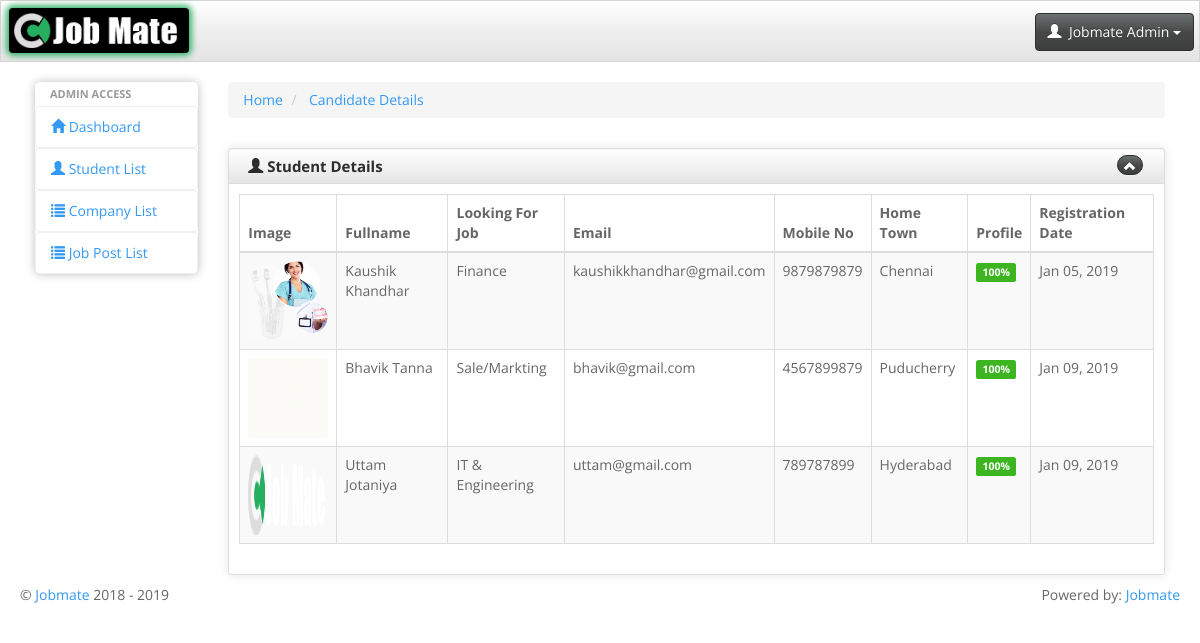
Screenshot of /admin/candidatedetails.php (signed in) with the database file from the repository.
### tables this page shows
CREATE TABLE `registermember` (
  `reid` int(10) NOT NULL,
  `fname` varchar(40) NOT NULL,
  `lname` varchar(40) NOT NULL,
  `email` varchar(40) NOT NULL,
  `password` varchar(150) NOT NULL,
  `mobile` varchar(50) NOT NULL,
  `profilepic` varchar(400) NOT NULL,
  `designation` varchar(40) NOT NULL,
  `companyname` varchar(40) NOT NULL,
  `role` varchar(20) NOT NULL,
  `bdate` varchar(150) NOT NULL,
  `categorie` int(15) NOT NULL,
  `joblocation` varchar(250) NOT NULL,
  `gender` varchar(20) NOT NULL,
  `hometown` varchar(150) NOT NULL,
  `cv` varchar(255) NOT NULL,
  `website` varchar(250) NOT NULL,
  `noofemployee` varchar(150) NOT NULL,
  `cprofile` text NOT NULL,
  `campanylogo` varchar(250) NOT NULL,
  `status` varchar(50) NOT NULL,
  `regidate` timestamp NOT NULL DEFAULT CURRENT_TIMESTAMP
);

CREATE TABLE `categories` (
  `catid` int(11) NOT NULL,
  `catname` varchar(255) NOT NULL
);

### admin/candidatedetails.php (the view, shortened to what this page needs)
<?php
include 'include/connection.php';
?>
<!DOCTYPE html>
<html lang="en">
    <head>
        <?php include 'include/alllink.php'; ?>
    </head>
    <body>
        <?php include 'include/topbar.php'; ?>
        <div class="ch-container">
                <?php include 'include/leftmenu.php'; ?>
            <div id="content" class="col-lg-10 col-sm-10">
                <div>
                    <ul class="breadcrumb">
                        <li>
                            <a href="//">Home</a>
                        </li>
                        <li>
                            <a href="//">Candidate Details</a>
                        </li>
                    </ul>
                </div>
                <div class="row">
                    <div class="box col-md-12">
                        <div class="box-inner">
                            <div class="box-header well" data-original-title="">
                                <h2><i class="glyphicon glyphicon-user"></i> Student Details</h2>
                                <div class="box-icon">
                                    <a href="#" class="btn btn-minimize btn-round btn-default">
                                        <i class="glyphicon glyphicon-chevron-up"></i>
                                    </a>
                                </div>
                            </div>
                            <div class="box-content">
                                <table class="table table-striped table-bordered bootstrap-datatable datatable responsive">
                                    <thead>
                                        <tr>
                                            <th>Image</th>
                                            <th>Fullname</th>
                                            <th>Looking For Job</th>
                                            <th>Email</th>
                                            <th>Mobile No</th>
                                            <th>Home Town</th>
                                            <th>Profile</th>
                                            <th>Registration Date</th>
                                        </tr>
                                    </thead>
                                    <tbody>
                                        <?php
                                            $candidateSql = $conn->query("SELECT * FROM registermember LEFT JOIN  categories on registermember.categorie = categories.catid WHERE role='candidate'");
                                            while($res = $candidateSql->fetch_object())
                                            {
                                        ?>
                                        <tr>
                                            <td><img src="<?php echo HOME_URL; ?>../profilepic/<?php echo $res->profilepic; ?>" alt="" width="80" height="80"></td>
                                            <td class="center"><?php echo ucfirst($res->fname)." ".ucfirst($res->lname); ?></td>
                                            <td class="center"><?php echo ucfirst($res->catname); ?></td>
                                            <td class="center">
                                                <?php echo $res->email; ?>
                                            </td>
                                            <td class="center">
                                                 <?php echo $res->mobile; ?>
                                            </td>
                                            <td class="center">
                                                <?php echo $res->hometown; ?>
                                            </td>
                                            <td class="center">
                                                <span class="label-<?php if($res->status!='100%') echo "danger"; else echo "success"; ?> label label-default"><?php echo $res->status; ?></span>
                                            </td>
                                            <td class="center">
                                                <?php echo date("M d, Y",strtotime($res->regidate)); ?>
                                            </td>
                                        </tr>
                                    <?php } ?>
                                    </tbody>
                                </table>
                            </div>
                        </div>
                    </div>
                </div>
            </div>
            <?php include 'include/footer.php'; ?>
        </div>
    </body>
</html>

### admin/include/alllink.php (shortened to what this page needs)
<link  href="<?php echo HOME_URL; ?>css/bootstrap-spacelab.min.css" rel="stylesheet">
<link href="<?php echo HOME_URL; ?>css/crewultima-app.css" rel="stylesheet">
<link href='<?php echo HOME_URL; ?>bower_components/fullcalendar/dist/fullcalendar.css' rel='stylesheet'>
<link href='<?php echo HOME_URL; ?>bower_components/fullcalendar/dist/fullcalendar.print.css' rel='stylesheet' media='print'>
<link href='<?php echo HOME_URL; ?>bower_components/chosen/chosen.min.css' rel='stylesheet'>
<link href='<?php echo HOME_URL; ?>bower_components/colorbox/example3/colorbox.css' rel='stylesheet'>
<link href='<?php echo HOME_URL; ?>bower_components/responsive-tables/responsive-tables.css' rel='stylesheet'>
<link href='<?php echo HOME_URL; ?>bower_components/bootstrap-tour/build/css/bootstrap-tour.min.css' rel='stylesheet'>
<link href='<?php echo HOME_URL; ?>css/jquery.noty.css' rel='stylesheet'>
<link href='<?php echo HOME_URL; ?>css/noty_theme_default.css' rel='stylesheet'>
<link href='<?php echo HOME_URL; ?>css/elfinder.min.css' rel='stylesheet'>
<link href='<?php echo HOME_URL; ?>css/elfinder.theme.css' rel='stylesheet'>
<link href='<?php echo HOME_URL; ?>css/jquery.iphone.toggle.css' rel='stylesheet'>
<link href='<?php echo HOME_URL; ?>css/uploadify.css' rel='stylesheet'>
<link href='<?php echo HOME_URL; ?>css/animate.min.css' rel='stylesheet'>

### admin/include/topbar.php (shortened to what this page needs)
<div class="navbar navbar-default" role="navigation">
        <div class="navbar-inner">
            <a class="navbar-brand" href="<?php echo HOME_URL; ?>dashboard.php" style="padding:8px 8px;"> <img alt="EM Logo" src="<?php echo HOME_URL; ?>../assets/img/logo/logo2.png" class="hidden-xs" style="box-shadow: 0px 0px 6px 2.5px #26ae61;border-radius: 4px;padding: 5px;height: 45px;margin-top: -6px;width: 180px;background: black;"/></a>
            <div class="btn-group pull-right">
                <button class="btn btn-default dropdown-toggle" data-toggle="dropdown">
                    <i class="glyphicon glyphicon-user"></i><span class="hidden-sm hidden-xs">&nbsp; Jobmate Admin</span>
                    <span class="caret"></span>
                </button>
            </div>
        </div>
    </div>

### admin/include/leftmenu.php (shortened to what this page needs)
<div class="col-sm-2 col-lg-2">
    <div class="sidebar-nav">
        <div class="nav-canvas">
            <ul class="nav nav-pills nav-stacked main-menu">
                <li class="nav-header">Admin Access</li>
                <li>
					<a class="ajax-link" href="<?php echo HOME_URL; ?>dashboard.php"><i class="glyphicon glyphicon-home"></i><span> Dashboard</span></a>
                </li>
                 <li>
                    <a class="ajax-link" href="<?php echo HOME_URL; ?>candidatedetails.php"><i class="glyphicon glyphicon-user"></i><span> Student List</span></a>
                </li>
                <li>
                    <a class="ajax-link" href="<?php echo HOME_URL; ?>companydetails.php"><i class="glyphicon glyphicon-list"></i><span> Company List</span></a>
                </li>
                <li>
                    <a class="ajax-link" href="<?php echo HOME_URL; ?>jobpostdetails.php"><i class="glyphicon glyphicon-list"></i><span> Job Post List</span></a>
                </li>
            </ul>
		</div>
    </div>
</div>

### admin/include/footer.php
<footer class="row">
    <p class="col-md-9 col-sm-9 col-xs-12 copyright">&copy; <a href="#" target="_blank">Jobmate</a> 2018 - 2019</p>
    <p class="col-md-3 col-sm-3 col-xs-12 powered-by">Powered by: <a
            href="#" target="_blank">Jobmate</a></p>
</footer>

### admin/css/crewultima-app.css (style rules this page uses)
.ch-container { padding: 0 15px; }
.box { margin-top: 10px; margin-bottom: 10px; }
.box-inner { border: 1px solid #DEDEDE; border-radius: 3px; -webkit-border-radius: 3px; -moz-border-radius: 3px; box-shadow: 0 0 10px rgba(189, 189, 189, 0.4); -webkit-box-shadow: 0 0 10px rgba(189, 189, 189, 0.4); -moz-box-shadow: 0 0 10px rgba(189, 189, 189, 0.4); }
.box-header { border: none; padding-top: 5px; border-bottom: 1px solid #DEDEDE; border-radius: 3px 3px 0 0; -webkit-border-radius: 3px 3px 0 0; -moz-border-radius: 3px 3px 0 0; height: 35px; min-height: 35px !important; margin-bottom: 0; font-weight: bold; font-size: 16px; background: -moz-linear-gradient(top, rgba(255, 255, 255, 0) 0%, rgba(0, 0, 0, 0.1) 100%); background: -webkit-gradient(linear, left top, left bottom, color-stop(0%, rgba(255, 255, 255, 0)), color-stop(100%, rgba(0, 0, 0, 0.1))); background: -webkit-linear-gradient(top, rgba(255, 255, 255, 0) 0%, rgba(0, 0, 0, 0.1) 100%); background: -o-linear-gradient(top, rgba(255, 255, 255, 0) 0%, rgba(0, 0, 0, 0.1) 100%); background: -ms-linear-gradient(top, rgba(255, 255, 255, 0) 0%, rgba(0, 0, 0, 0.1) 100%); background: linear-gradient(to bottom, rgba(255, 255, 255, 0) 0%, rgba(0, 0, 0, 0.1) 100%); filter: progid:DXImageTransform.Microsoft.gradient(startColorstr='#00ffffff', endColorstr='#1a000000', GradientType=0); }
.box-header h2 { font-size: 15px; width: auto; clear: none; float: left; line-height: 25px; white-space: nowrap; font-weight: bold; margin-top: 0; margin-bottom: 0; }
.box-header h2 > i { margin-top: 1px; }
.box-icon { float: right; }
.box-icon a { clear: none; float: left; margin: 0 2px; height: 20px; width: 5px; margin-top: 1px; }
.box-icon a i { margin-left: -6px; top: -1px; }
.box-content { padding: 10px; }
.btn-round { border-radius: 40px; -webkit-border-radius: 40px; -moz-border-radius: 40px; font-size: 12px; padding-top: 4px; }
footer { clear: both; }
.sidebar-nav { min-height: 0; box-shadow: 0 0 10px #BDBDBD; border-radius: 5px; margin-bottom: 0; padding-bottom: 0; max-height: none; }
.navbar-brand { font-family: 'Shojumaru', cursive, Arial, serif; letter-spacing: 2px; text-shadow: 1px 1px 5px rgba(0, 0, 0, 0.5); width: 183px; font-size: 17px; }
.navbar-brand img { float: left; height: 100%; width: 100%; margin-right: 5px; }
.navbar-inner { padding-top: 5px; padding-bottom: 5px; line-height: 30px; height: 60px; }
.navbar-inner .btn-group { margin: 7px 5px 0 5px; }
.pull-right { float: right !important; }
.main-menu > li > a { border: 1px solid rgba(221, 221, 221, 0.46); }
.main-menu > li { margin-top: 0 !important; }
.sidebar-nav .nav-header { display: block; padding: 3px 15px; font-size: 11px; font-weight: bold; line-height: 18px; color: #999999; text-shadow: 0 1px 0 rgba(255, 255, 255, 0.5); text-transform: uppercase; }
.navbar { border-radius: 0; }
ul.main-menu li:not(.nav-header) { -webkit-transition: .3s; -moz-transition: .3s; -ms-transition: .3s; -o-transition: .3s; transition: .3s; }
.powered-by { text-align: right; }
@media only screen and (min-width: 980px) { a, button, input[type=submit], input[type=button], .product-img { -webkit-transition: .5s; -moz-transition: .5s; -ms-transition: .5s; -o-transition: .5s; transition: .5s; } }
@media only screen and (min-width: 980px) { .ch-container { padding: 0 20px; } }

### admin/bower_components/responsive-tables/responsive-tables.css (style rules this page uses)
table th { font-weight: bold; }
table td, table th { padding: 9px 10px; text-align: left; }

### rows the page displays
registermember: profilepic (picture), fname "Kaushik", lname "Khandhar", categories.catname "Finance", email "kaushikkhandhar@gmail.com", mobile "9879879879", hometown "Chennai", status "100%", regidate "Jan 05, 2019"
registermember: profilepic (picture), fname "Bhavik", lname "Tanna", categories.catname "Sale/Markting", email "bhavik@gmail.com", mobile "4567899879", hometown "Puducherry", status "100%", regidate "Jan 09, 2019"
registermember: profilepic (picture), fname "Uttam", lname "Jotaniya", categories.catname "IT & Engineering", email "uttam@gmail.com", mobile "789787899", hometown "Hyderabad", status "100%", regidate "Jan 09, 2019"
